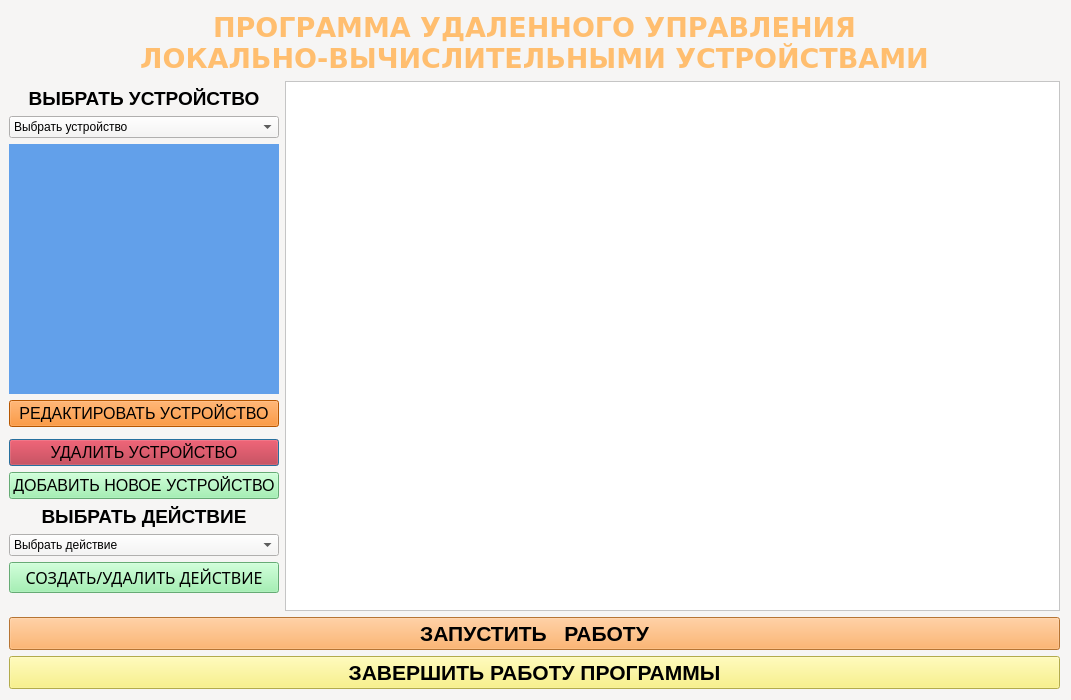
<?xml version="1.0" encoding="UTF-8"?>
<ui version="4.0">
 <class>Dialog</class>
 <widget class="QDialog" name="Dialog">
  <property name="geometry">
   <rect>
    <x>0</x>
    <y>0</y>
    <width>1071</width>
    <height>681</height>
   </rect>
  </property>
  <property name="font">
   <font>
    <strikeout>false</strikeout>
    <stylestrategy>PreferAntialias</stylestrategy>
    <kerning>true</kerning>
   </font>
  </property>
  <property name="windowTitle">
   <string>Dialog</string>
  </property>
  <property name="styleSheet">
   <string notr="true">background-color: rgb(154, 153, 150);
background-color: rgb(246, 245, 244);</string>
  </property>
  <layout class="QHBoxLayout" name="horizontalLayout">
   <property name="leftMargin">
    <number>9</number>
   </property>
   <item>
    <layout class="QGridLayout" name="gridLayout">
     <item row="4" column="0">
      <widget class="QLabel" name="deviseLabel">
       <property name="font">
        <font>
         <pointsize>14</pointsize>
         <weight>75</weight>
         <bold>true</bold>
         <strikeout>false</strikeout>
         <stylestrategy>PreferAntialias</stylestrategy>
         <kerning>true</kerning>
        </font>
       </property>
       <property name="text">
        <string>&lt;html&gt;&lt;head/&gt;&lt;body&gt;&lt;p align=&quot;center&quot;&gt;ВЫБРАТЬ УСТРОЙСТВО&lt;/p&gt;&lt;/body&gt;&lt;/html&gt;</string>
       </property>
      </widget>
     </item>
     <item row="6" column="0">
      <widget class="QLabel" name="photoLabel">
       <property name="minimumSize">
        <size>
         <width>240</width>
         <height>250</height>
        </size>
       </property>
       <property name="styleSheet">
        <string notr="true">background-color: rgb(222, 221, 218);
font: 18pt &quot;Ubuntu&quot;;
background-color: rgb(98, 160, 234);</string>
       </property>
       <property name="text">
        <string/>
       </property>
      </widget>
     </item>
     <item row="11" column="0">
      <widget class="QPushButton" name="addNewDevise">
       <property name="font">
        <font>
         <pointsize>12</pointsize>
         <strikeout>false</strikeout>
         <stylestrategy>PreferDefault</stylestrategy>
         <kerning>true</kerning>
        </font>
       </property>
       <property name="autoFillBackground">
        <bool>false</bool>
       </property>
       <property name="styleSheet">
        <string notr="true">background-color: rgb(143, 240, 164);</string>
       </property>
       <property name="text">
        <string>ДОБАВИТЬ НОВОЕ УСТРОЙСТВО</string>
       </property>
       <property name="default">
        <bool>true</bool>
       </property>
      </widget>
     </item>
     <item row="1" column="0" colspan="2">
      <widget class="QLabel" name="mainLabel">
       <property name="font">
        <font>
         <family>DejaVu Sans</family>
         <pointsize>20</pointsize>
         <weight>75</weight>
         <italic>false</italic>
         <bold>true</bold>
         <strikeout>false</strikeout>
         <stylestrategy>PreferAntialias</stylestrategy>
         <kerning>true</kerning>
        </font>
       </property>
       <property name="styleSheet">
        <string notr="true">color: rgb(255, 190, 111);</string>
       </property>
       <property name="text">
        <string>&lt;html&gt;&lt;head/&gt;&lt;body&gt;&lt;p align=&quot;center&quot;&gt;ПРОГРАММА УДАЛЕННОГО УПРАВЛЕНИЯ &lt;br/&gt;ЛОКАЛЬНО-ВЫЧИСЛИТЕЛЬНЫМИ УСТРОЙСТВАМИ&lt;/p&gt;&lt;/body&gt;&lt;/html&gt;</string>
       </property>
      </widget>
     </item>
     <item row="19" column="0" colspan="2">
      <widget class="QPushButton" name="workButton">
       <property name="sizePolicy">
        <sizepolicy hsizetype="Minimum" vsizetype="Fixed">
         <horstretch>0</horstretch>
         <verstretch>0</verstretch>
        </sizepolicy>
       </property>
       <property name="font">
        <font>
         <pointsize>16</pointsize>
         <weight>75</weight>
         <italic>false</italic>
         <bold>true</bold>
         <underline>false</underline>
         <strikeout>false</strikeout>
         <stylestrategy>PreferAntialias</stylestrategy>
         <kerning>true</kerning>
        </font>
       </property>
       <property name="styleSheet">
        <string notr="true">background-color: rgb(255, 163, 72);</string>
       </property>
       <property name="text">
        <string>ЗАПУСТИТЬ   РАБОТУ</string>
       </property>
       <property name="iconSize">
        <size>
         <width>16</width>
         <height>16</height>
        </size>
       </property>
       <property name="autoDefault">
        <bool>true</bool>
       </property>
       <property name="default">
        <bool>true</bool>
       </property>
       <property name="flat">
        <bool>false</bool>
       </property>
      </widget>
     </item>
     <item row="8" column="0">
      <widget class="QPushButton" name="editDevice">
       <property name="font">
        <font>
         <pointsize>12</pointsize>
        </font>
       </property>
       <property name="styleSheet">
        <string notr="true">background-color: rgb(255, 120, 0);</string>
       </property>
       <property name="text">
        <string>РЕДАКТИРОВАТЬ УСТРОЙСТВО</string>
       </property>
      </widget>
     </item>
     <item row="3" column="1" rowspan="15">
      <widget class="QListView" name="listView">
       <property name="styleSheet">
        <string notr="true">background-color: rgb(255, 255, 255);</string>
       </property>
      </widget>
     </item>
     <item row="12" column="0">
      <widget class="QLabel" name="activityLabel">
       <property name="font">
        <font>
         <pointsize>14</pointsize>
         <weight>75</weight>
         <bold>true</bold>
         <strikeout>false</strikeout>
         <stylestrategy>PreferAntialias</stylestrategy>
         <kerning>true</kerning>
        </font>
       </property>
       <property name="text">
        <string>&lt;html&gt;&lt;head/&gt;&lt;body&gt;&lt;p align=&quot;center&quot;&gt;ВЫБРАТЬ ДЕЙСТВИЕ&lt;/p&gt;&lt;/body&gt;&lt;/html&gt;</string>
       </property>
      </widget>
     </item>
     <item row="20" column="0" colspan="2">
      <widget class="QPushButton" name="exitButton">
       <property name="font">
        <font>
         <pointsize>16</pointsize>
         <weight>75</weight>
         <bold>true</bold>
        </font>
       </property>
       <property name="styleSheet">
        <string notr="true">background-color: rgb(220, 138, 221);
background-color: rgb(249, 240, 107);</string>
       </property>
       <property name="text">
        <string>ЗАВЕРШИТЬ РАБОТУ ПРОГРАММЫ</string>
       </property>
      </widget>
     </item>
     <item row="14" column="0">
      <widget class="QPushButton" name="addDellActivity">
       <property name="font">
        <font>
         <family>aakar</family>
         <pointsize>12</pointsize>
        </font>
       </property>
       <property name="styleSheet">
        <string notr="true">background-color: rgb(143, 240, 164);</string>
       </property>
       <property name="text">
        <string>СОЗДАТЬ/УДАЛИТЬ ДЕЙСТВИЕ</string>
       </property>
      </widget>
     </item>
     <item row="5" column="0">
      <widget class="QComboBox" name="comboBoxDevice">
       <item>
        <property name="text">
         <string>Выбрать устройство</string>
        </property>
       </item>
      </widget>
     </item>
     <item row="10" column="0">
      <widget class="QPushButton" name="deleteDevise">
       <property name="font">
        <font>
         <pointsize>12</pointsize>
         <strikeout>false</strikeout>
         <stylestrategy>PreferDefault</stylestrategy>
         <kerning>true</kerning>
        </font>
       </property>
       <property name="styleSheet">
        <string notr="true">background-color: rgb(192, 28, 40);</string>
       </property>
       <property name="text">
        <string>УДАЛИТЬ УСТРОЙСТВО</string>
       </property>
       <property name="default">
        <bool>true</bool>
       </property>
      </widget>
     </item>
     <item row="13" column="0">
      <widget class="QComboBox" name="activityComboBox">
       <item>
        <property name="text">
         <string>Выбрать действие</string>
        </property>
       </item>
      </widget>
     </item>
     <item row="7" column="0">
      <spacer name="verticalSpacer_2">
       <property name="orientation">
        <enum>Qt::Vertical</enum>
       </property>
       <property name="sizeHint" stdset="0">
        <size>
         <width>20</width>
         <height>40</height>
        </size>
       </property>
      </spacer>
     </item>
    </layout>
   </item>
  </layout>
 </widget>
 <resources/>
 <connections/>
</ui>
